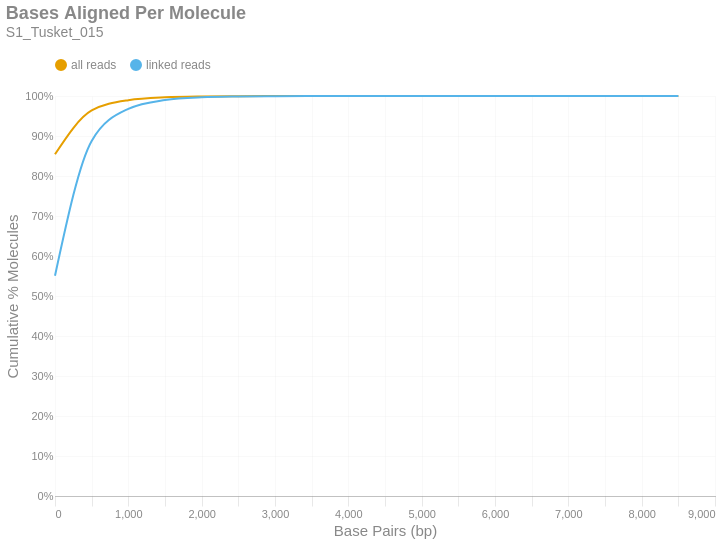

Notebook source saved alongside this figure:
### Markdown cell above
### Bases Aligned Per Molecule
This is a cumulative frequency distribution showing the number of base pairs aligned per unique molecule. These data are shown in 500 bp bins. There are two distributions: one with `all reads` (yellow) and another with only `linked reads` (blue). The percent of molecules in the `linked reads` distribution is relative to the total number of linked molecules.

### Code cell
if SKIPLR:
    print_html(f"Skipped")
else:
    binned_df = consolidated_hist(valids['aligned_bp'], mask, 500, True)
    with SafeRender(binned_df):
        (
            density_plot(binned_df, 'Bases Aligned Per Molecule', samplename, 'basesper')
            .encode(
                x=alt.X('bin:Q', title="Base Pairs (bp)").axis(tickMinStep=500).scale(padding=0),
                y=alt.Y('value:Q', title='Cumulative % Molecules')
                    .axis(format='%')
                    .scale(domain = [0,1])
                    .stack(False),
                color=alt.Color("key:N").scale(domain = ["all reads", "linked reads"]),
                tooltip = [
                    alt.Tooltip("key:N", title = "Data Type"),
                    alt.Tooltip("range_label:N", title="Bases Aligned Per Molecule"),
                    alt.Tooltip("value:Q", format = ".2%", title="% Molecules (Cum.)")
                ]
            )
        ).display()

### Figure 1 — Vega-Lite specification as saved in the notebook (floating-point values rounded to 4 significant figures)
{"width": "container", "height": 400, "config": {"title": {"anchor": "start", "dy": -15, "fontSize": 18, "color": "#888888", "subtitleColor": "#888888", "subtitleFontSize": 14}, "arc": {"fill": "#0072B2"}, "axis": {"domainColor": "#888888", "domainWidth": 0.5, "gridWidth": 0.2, "grid": false, "titleFontWeight": 400, "titleFontSize": 15, "labelFontSize": 11, "labelColor": "#888888", "tickColor": "#888888", "tickWidth": 0.2, "titleColor": "#888888"}, "axisBand": {"grid": false}, "axisX": {"grid": true, "tickSize": 10, "domainCap": "round"}, "axisY": {"domain": false, "grid": true, "tickSize": 0, "domainCap": "round"}, "background": "transparent", "header": {"labelFontSize": 15, "labelColor": "#888888", "titleFontSize": 15, "titleFontWeight": 600, "titleColor": "#888888"}, "legend": {"labelFont": "sans-serif", "labelFontSize": 12, "labelColor": "#888888", "symbolSize": 100, "symbolType": "circle", "titleFontSize": 12, "titlePadding": 10, "titleColor": "#888888", "title": null, "orient": "top"}, "range": {"category": ["#E69F00", "#56B4E9", "#009E73", "#F0E442", "#0072B2", "#D55E00", "#CC79A7", "#000000"], "diverging": ["#cfe8f3", "#a2d4ec", "#73bfe2", "#46abdb", "#1696d2", "#12719e"]}, "area": {"fill": "#0072B2", "fillOpacity": 0.7, "line": true, "strokeOpacity": 0.7}, "line": {"color": "#0072B2", "stroke": "#0072B2", "strokeWidth": 2}, "trail": {"color": "#0072B2", "stroke": "#0072B2", "strokeWidth": 0, "size": 1}, "point": {"filled": true, "fillOpacity": 1.0, "size": 95}, "text": {"color": "#888888", "fontSize": 11, "align": "right", "fontWeight": 400, "size": 11}, "bar": {"fill": "#0072B2", "stroke": null}, "view": {"stroke": null, "continuousWidth": 660, "continuousHeight": 400}}, "data": {"name": "data-2dbaa3118f1564d4150592db1b319433"}, "mark": {"type": "line", "interpolate": "monotone", "point": {"opacity": 0, "size": 275}}, "encoding": {"color": {"field": "key", "scale": {"domain": ["all reads", "linked reads"]}, "type": "nominal"}, "tooltip": [{"field": "key", "title": "Data Type", "type": "nominal"}, {"field": "range_label", "title": "Bases Aligned Per Molecule", "type": "nominal"}, {"field": "value", "format": ".2%", "title": "% Molecules (Cum.)", "type": "quantitative"}], "x": {"axis": {"tickMinStep": 500}, "field": "bin", "scale": {"padding": 0}, "title": "Base Pairs (bp)", "type": "quantitative"}, "y": {"axis": {"format": "%"}, "field": "value", "scale": {"domain": [0, 1]}, "stack": false, "title": "Cumulative % Molecules", "type": "quantitative"}}, "params": [{"name": "param_c36ac31b6afebe62", "select": {"type": "point", "fields": ["key"]}, "bind": "legend"}], "title": {"text": "Bases Aligned Per Molecule", "subtitle": "S1_Tusket_015"}, "transform": [{"fold": ["all reads (cumsum)", "linked reads (cumsum)"]}, {"calculate": "replace(datum.key, ' (cumsum)', '')", "as": "key"}, {"filter": {"param": "param_c36ac31b6afebe62"}}], "usermeta": {"embedOptions": {"downloadFileName": "S1_Tusket_015.basesper"}}, "$schema": "https://vega.github.io/schema/vega-lite/v6.1.0.json", "datasets": {"data-2dbaa3118f1564d4150592db1b319433": [{"bin": "0.0", "interval": "0.0-500.0", "all reads": 0.8544, "linked reads": 0.5505, "all reads (cumsum)": 0.8544, "linked reads (cumsum)": 0.5505, "range_label": "0-499"}, {"bin": "500.0", "interval": "500.0-1000.0", "all reads": 0.1094, "linked reads": 0.3372, "all reads (cumsum)": 0.9638, "linked reads (cumsum)": 0.8878, "range_label": "500-999"}, {"bin": "1000.0", "interval": "1000.0-1500.0", "all reads": 0.02582, "linked reads": 0.08011, "all reads (cumsum)": 0.9897, "linked reads (cumsum)": 0.9679, "range_label": "1000-1499"}, {"bin": "1500.0", "interval": "1500.0-2000.0", "all reads": 0.007131, "linked reads": 0.02214, "all reads (cumsum)": 0.9968, "linked reads (cumsum)": 0.99, "range_label": "1500-1999"}, {"bin": "2000.0", "interval": "2000.0-2500.0", "all reads": 0.002182, "linked reads": 0.006772, "all reads (cumsum)": 0.999, "linked reads (cumsum)": 0.9968, "range_label": "2000-2499"}, {"bin": "2500.0", "interval": "2500.0-3000.0", "all reads": 0.0006547, "linked reads": 0.002032, "all reads (cumsum)": 0.9996, "linked reads (cumsum)": 0.9988, "range_label": "2500-2999"}, {"bin": "3000.0", "interval": "3000.0-3500.0", "all reads": 0.0002272, "linked reads": 0.0007052, "all reads (cumsum)": 0.9998, "linked reads (cumsum)": 0.9995, "range_label": "3000-3499"}, {"bin": "3500.0", "interval": "3500.0-4000.0", "all reads": 8.981e-05, "linked reads": 0.0002788, "all reads (cumsum)": 0.9999, "linked reads (cumsum)": 0.9998, "range_label": "3500-3999"}, {"bin": "4000.0", "interval": "4000.0-4500.0", "all reads": 3.807e-05, "linked reads": 0.0001182, "all reads (cumsum)": 1.0, "linked reads (cumsum)": 0.9999, "range_label": "4000-4499"}, {"bin": "4500.0", "interval": "4500.0-5000.0", "all reads": 1.383e-05, "linked reads": 4.293e-05, "all reads (cumsum)": 1.0, "linked reads (cumsum)": 1.0, "range_label": "4500-4999"}, {"bin": "5000.0", "interval": "5000.0-5500.0", "all reads": 6.748e-06, "linked reads": 2.095e-05, "all reads (cumsum)": 1.0, "linked reads (cumsum)": 1.0, "range_label": "5000-5499"}, {"bin": "5500.0", "interval": "5500.0-6000.0", "all reads": 1.666e-06, "linked reads": 5.172e-06, "all reads (cumsum)": 1.0, "linked reads (cumsum)": 1.0, "range_label": "5500-5999"}, {"bin": "6000.0", "interval": "6000.0-6500.0", "all reads": 1.999e-06, "linked reads": 6.206e-06, "all reads (cumsum)": 1.0, "linked reads (cumsum)": 1.0, "range_label": "6000-6499"}, {"bin": "6500.0", "interval": "6500.0-7000.0", "all reads": 6.665e-07, "linked reads": 2.069e-06, "all reads (cumsum)": 1.0, "linked reads (cumsum)": 1.0, "range_label": "6500-6999"}, {"bin": "7000.0", "interval": "7000.0-7500.0", "all reads": 1.666e-07, "linked reads": 5.172e-07, "all reads (cumsum)": 1.0, "linked reads (cumsum)": 1.0, "range_label": "7000-7499"}, {"bin": "7500.0", "interval": "7500.0-8000.0", "all reads": 8.331e-08, "linked reads": 2.586e-07, "all reads (cumsum)": 1.0, "linked reads (cumsum)": 1.0, "range_label": "7500-7999"}, {"bin": "8000.0", "interval": "8000.0-8500.0", "all reads": 0.0, "linked reads": 0.0, "all reads (cumsum)": 1.0, "linked reads (cumsum)": 1.0, "range_label": "8000-8499"}, {"bin": "8500.0", "interval": "8500.0-9000.0", "all reads": 8.331e-08, "linked reads": 2.586e-07, "all reads (cumsum)": 1.0, "linked reads (cumsum)": 1.0, "range_label": "8500-8999"}]}}
